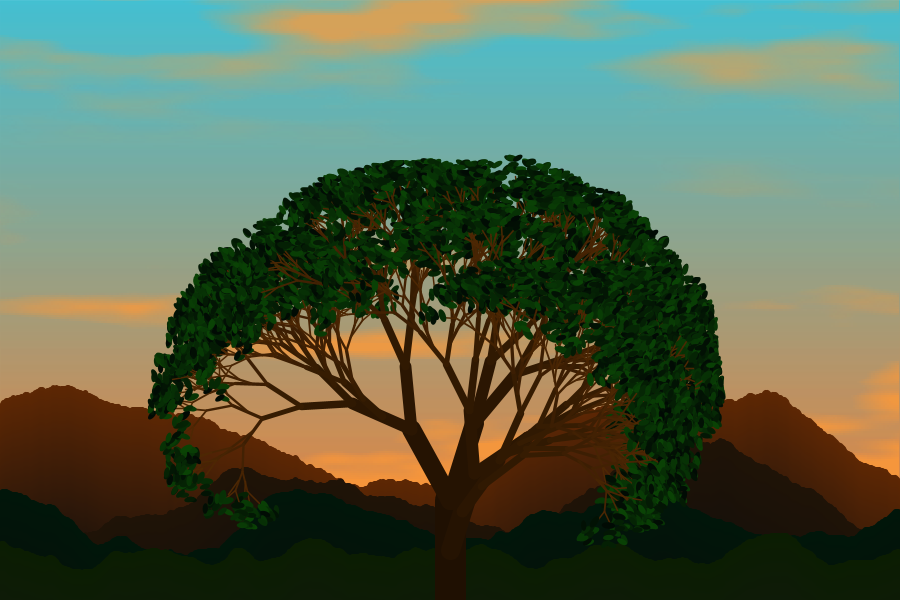
Frame 1 (no input)
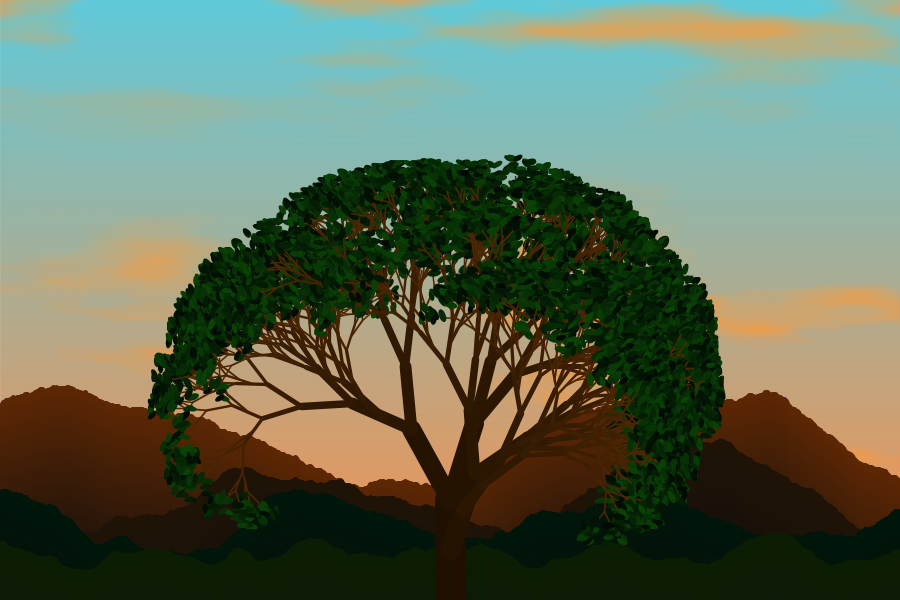
Frame 2 (the mouse pressed at the canvas centre, redrawn once)

The Processing sketch that drew these frames (run headless with seeded random() and noise(); the mouse was pressed at the canvas centre and the sketch redrawn once):

// Processing sketch: tree_on_hill
// ── tree_on_hill.pde
float len=80;
float theta=PI/5;
float r;
//int[] R = {  6, 6, 0, 0, 2, 15};
//int[] G = { 24, 24, 25, 24, 22, 19};
//int[] B = {  2,  2, 18, 26, 30, 29};
//int[] A = {255, 255, 240, 230, 220, 200};
//int[] R = {  6, 6, 18, 0, 2, 15};
//int[] G = { 24, 24, 29, 24, 22, 19};
//int[] B = {  2,  2, 19, 26, 30, 29};
//int[] A = {255, 255, 240, 230, 220, 200};
int[] R = {  6, 6, 18, 0, 2, 15};
int[] G = { 24, 24, 29, 24, 22, 19};
int[] B = {  2,  2, 19, 26, 30, 29};
int[] A = {255, 255, 240, 230, 220, 200};
int[] rtop = {33, 11, 1, 31, 93};
int[] gtop = {23, 29, 22, 19, 39};
int[] btop = {34, 2, 10, 7, 4};
int[] rlow = {14, 21, 9, 14, 14};
int[] glow = {13, 22, 11, 13, 13};
int[] blow = {12, 20, 10, 12, 12};

color b1 = color(253, 111, 21);
//color b1 = color(255, 161,  102);
//color b2 = color(  2, 28, 85);
color b2 = color( 51, 186, 206);
//color trunkc = color(22, 13, 2);
color trunkLight = color(83, 42, 3);
color trunkDark = color(31, 16, 2);
color leafLight = color(10, 68, 5);
color leafDark = color(1, 10, 4);

void setup()
{
  size(900, 600);
  background(255);
  for (int i = 0; i<=height; i++) {
    float inter = map(i, 0, height, 0, 1);
    color c = lerpColor(b2, b1, inter);
    stroke(c, 200);
    line(0, i, width, i);
  }
  strokeWeight(2);
}

void draw() {
  for(int i = 14; i<15; i++){
    setup();
    //randomSeed(1);
    cloud();
    mountains2(i*69);
    randomSeed(97);
    tree(width/2, height, 0, 100, 1);
    noLoop();
    save("tree_on_hill_" + str(i) + ".png");
  }
    
}

void tree(float x, float y, float angle, float len, int gen) {
  
  strokeWeight(50*pow(0.6,gen)+1);
  float x2 = x - len * sin(angle);
  float y2 = y - len * cos(angle);
  if(gen < 10) {
    float interp = map(gen, 1, 10, 0, 1);
    color trunkc = lerpColor(trunkDark, trunkLight, interp);
    stroke(trunkc);
    line(x, y, x2, y2);
    tree(x2, y2, angle + random(0, 2*PI/9), len*0.8, gen+1);
    tree(x2, y2, angle - random(0, 2*PI/9), len*0.8, gen+1);
    float thining = random(0,1);
    if (thining > 0.6){
      tree((x+x2)/2, (y+y2)/2, angle - random(PI/10, 2*PI/40), len*0.8, gen+1);
    }
  }else if (gen<12){
    //line(x, y, x2, y2);
    pushMatrix();
    translate((x+x2)/2, (y+y2)/2);
    rotate(angle);
    noStroke();
    float tmp = random(0,1);
    color leafc = lerpColor(leafDark, leafLight, tmp);
    fill(leafc);
    ellipse(0, 0, len, len/2);
    popMatrix();
    float thining = random(0,1);
    tree(x2, y2, angle + random(0, 2*PI/9), len*0.8, gen+1);
    tree(x2, y2, angle - random(0, 2*PI/9), len*0.8, gen+1);
    if (thining > 0.5){
      tree((x+x2)/2, (y+y2)/2, angle - random(PI/10, 2*PI/40), len*0.8, gen+1);
    }
  }
  
  if (gen<12) {
    

  }
}
void cloud() {
  float begin = random(50);

  float i = 0; 

  for (int x = 0; x < width; x += 2)
  {    
    float j = 0; 

    for (int y = 0; y < height; y += 2)
    {     
      float alfaMax = map(y, 0, height/4, 520, 0);    
      float alfa = noise(begin + i, begin + j);
      alfa = map(alfa, 0.4, 1, 0, alfaMax);

      noStroke();    
      fill(color(255, 153, 55), alfa);
      ellipse(x, y, 2, 2);

      j += 0.05; //increase j faster than i so the clouds look horizontal
    }

    i += 0.01;
  }
}

void mountains(int seed) {
  // randomSeed
  randomSeed(seed);
  noiseSeed(12);
  noLoop();
  noStroke();

  // Mountains: those far behind
  for (int j = 4; j>-1; j--) {
    // define base height
    int y = int(height*pow(0.9, j));

    // Mountainrange is overlay of two sin functions plus noise
    float a = random(-width/2., width/2.);
    float b = random(-width/2., width/2.);
    float c = random(1, 2);
    float d = random(30, 50);
    float e = random(-width/2., width/2.);

    float dx = 0;
    beginShape();
    fill(R[j], G[j], B[j], A[j]);
    // set first vertex, to color the area
    vertex(-100, height);
    for (int x = 0; x < width; x ++) {
      float tmp_y = y;
      tmp_y += 10*j*sin(2*dx/j + a);
      tmp_y += c*j*sin(5*dx/j + b);
      // Noise grows towards front (high y values => less disturbed)
      tmp_y += d*j*noise(1.2*dx/j +e);
      tmp_y += 1.7*j*noise(10*dx);
      curveVertex(x, tmp_y);

      dx += 0.02;
    }
    // close loop and shape
    vertex(width+100, height);
    endShape();
    }
  //save("mountain.png");
}

void mountains2(int seed) {
  // randomSeed
  randomSeed(seed);
  noiseSeed(12);
  noLoop();
  noStroke();

  // Mountains: those far behind
  for (int j = 4; j>-1; j--) {
    // define base height
    int y = int(height*pow(0.9, j));

    // Mountainrange is overlay of two sin functions plus noise
    float a = random(-width/2., width/2.);
    float b = random(-width/2., width/2.);
    float c = random(1, 2);
    float d = random(30, 50);
    float e = random(-width/2., width/2.);
    color c1 = color(rtop[j], gtop[j], btop[j]);
    color c2 = color(rlow[j], glow[j], blow[j]);
    for(int y2 = 0; y2<200; y2++){
      float dx = 0;
      noFill();
      beginShape();
      strokeWeight(5);
      float interp = map(y2, 0, 200, 0, 1);
      color strokeC = lerpColor(c1, c2, interp);
      stroke(strokeC);
      // set first vertex, to color the area
      for (int x = 0; x < width; x = x+1) {
        float tmp_y = y + y2;
        tmp_y += 10*j*sin(2*dx/j + a);
        tmp_y += c*j*sin(5*dx/j + b);
        // Noise grows towards front (high y values => less disturbed)
        tmp_y += d*j*noise(1.2*dx/j +e);
        tmp_y += 1.7*j*noise(10*dx);
        curveVertex(x, tmp_y);
  
        dx += 0.02;
      }
      // close loop and shape
      //vertex(width+100, height);
      endShape();
    }
  }
  //save("mountain.png");
}
